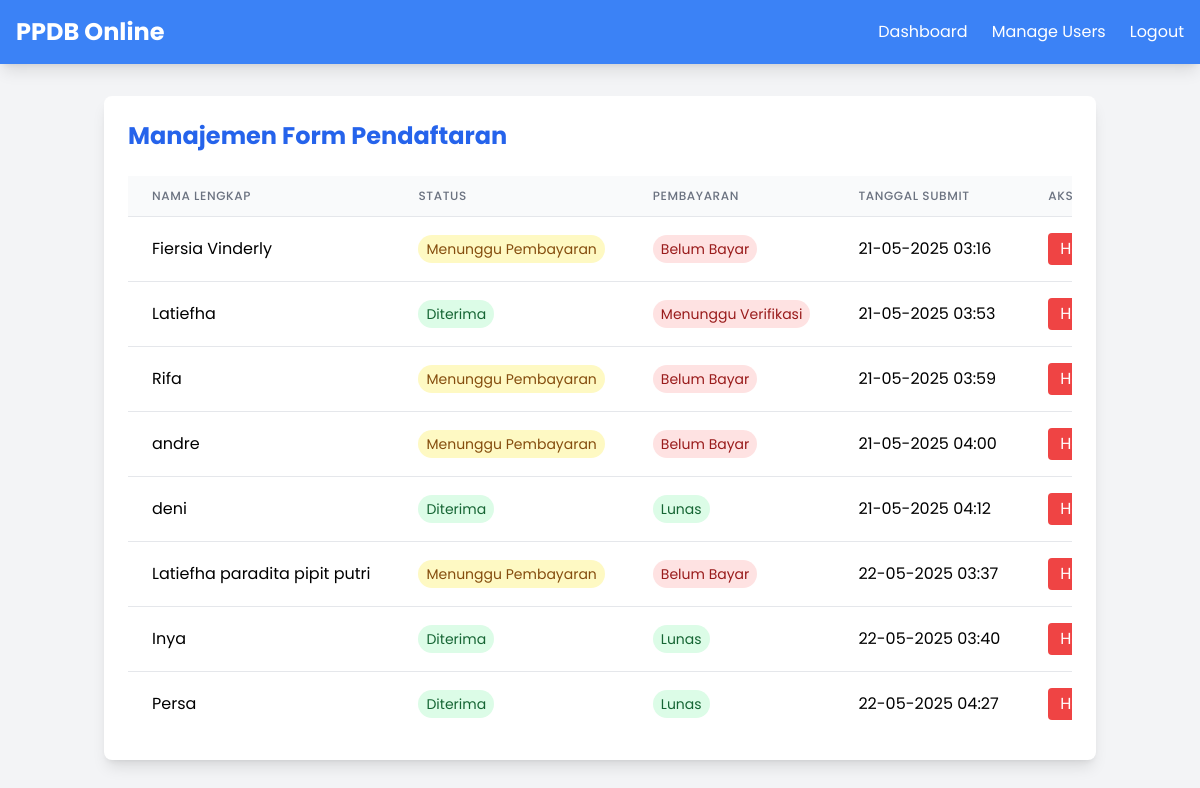
The app's page /admin/manage_forms (signed in), older data.
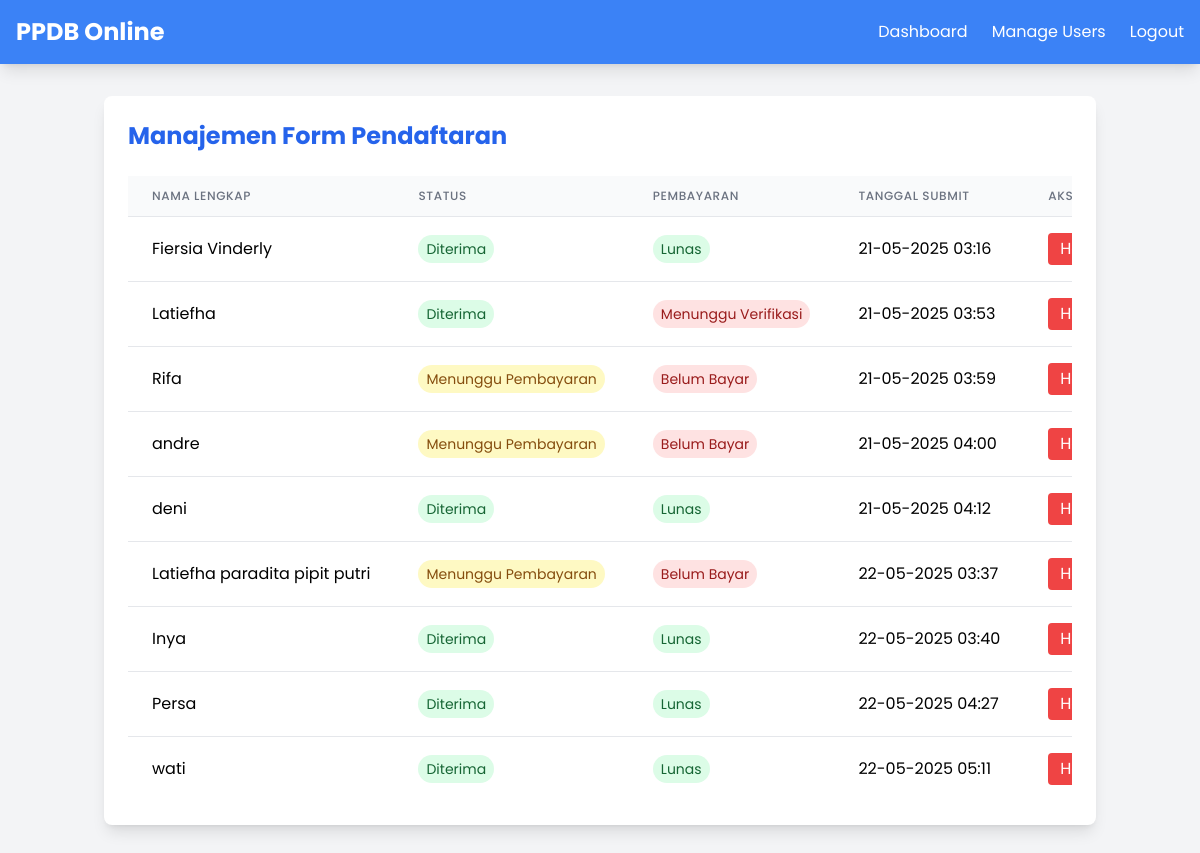
The same page, newer data.
### app/models.py (models this page shows, shortened)
class StudentForm(db.Model):
    __tablename__ = 'student_forms'
    id = db.Column(db.Integer, primary_key=True)
    user_id = db.Column(db.Integer, db.ForeignKey('users.id'), nullable=False)
    full_name = db.Column(db.String(100), nullable=False)
    gender = db.Column(db.String(1), nullable=False)
    birth_place = db.Column(db.String(100), nullable=False)
    birth_date = db.Column(db.Date, nullable=False)
    religion = db.Column(db.String(20), nullable=False)
    nisn = db.Column(db.String(20), nullable=False)
    father_name = db.Column(db.String(100), nullable=False)
    mother_name = db.Column(db.String(100), nullable=False)
    parent_phone = db.Column(db.String(15), nullable=False)
    parent_occupation = db.Column(db.String(100), nullable=False)
    address = db.Column(db.Text, nullable=False)
    previous_school = db.Column(db.String(100), nullable=False)
    achievement_file = db.Column(db.String(255), nullable=True)
    status = db.Column(db.String(20), default='Menunggu')
    payment_proof = db.Column(db.String(255), nullable=True)
    payment_status = db.Column(db.String(20), default='Belum Bayar')
    created_at = db.Column(db.DateTime, default=datetime.utcnow)
    user = db.relationship('User', backref='forms')
    accepted_record = db.relationship('AcceptedStudent', backref='form',
                                    uselist=False, cascade='all, delete-orphan')
    rejected_record = db.relationship('RejectedStudent', backref='form',
                                    uselist=False, cascade='all, delete-orphan')
    spp_payments = db.relationship('PaymentSPP', backref='student',
                                 lazy='dynamic', cascade='all, delete-orphan')

### app/routes/admin.py (the view)
    def wrapper(*args, **kwargs):
        if not current_user.is_authenticated or not current_user.is_admin:
            flash("Anda tidak memiliki akses ke halaman ini.", "danger")
            return redirect(url_for('main.index'))
        return func(*args, **kwargs)

### app/routes/admin.py (called while the page is built)
def admin_required(func):
    def wrapper(*args, **kwargs):
        if not current_user.is_authenticated or not current_user.is_admin:
            flash("Anda tidak memiliki akses ke halaman ini.", "danger")
            return redirect(url_for('main.index'))
        return func(*args, **kwargs)
    wrapper.__name__ = func.__name__
    return wrapper

@admin_bp.route('/manage_forms')
@login_required
@admin_required
def manage_forms():
    try:
        all_forms = StudentForm.query.all()
        print("\nAll forms in database:")
        for form in all_forms:
            print(f"ID: {form.id}, Name: {form.full_name}, Status: {form.status}")
        csrf_token = generate_csrf()
        return render_template('manage_forms.html', forms=all_forms, csrf_token=csrf_token)
    except Exception as e:
        print(f"Error in manage_forms: {str(e)}")
        return f"Error: {str(e)}", 500

### app/templates/manage_forms.html (shortened to what the changed rows need)
<!DOCTYPE html>
<html lang="id">
<head>
    <script src="https://cdn.tailwindcss.com"></script>
</head>
<body class="bg-gray-100 min-h-screen flex flex-col">
    <div class="container mx-auto px-4 py-8">
        <div class="bg-white rounded-lg shadow-lg p-6">
            <div class="flex justify-between items-center mb-6">
                <h2 class="text-2xl font-bold text-blue-600">Manajemen Form Pendaftaran</h2>
            </div>
            <div class="overflow-x-auto">
                <table class="min-w-full divide-y divide-gray-200">
                    <thead>
                        <tr>
                            <th class="px-6 py-3 bg-gray-50 text-left text-xs font-medium text-gray-500 uppercase tracking-wider">
                                Nama Lengkap
                            </th>
                            <th class="px-6 py-3 bg-gray-50 text-left text-xs font-medium text-gray-500 uppercase tracking-wider">
                                Status
                            </th>
                            <th class="px-6 py-3 bg-gray-50 text-left text-xs font-medium text-gray-500 uppercase tracking-wider">
                                Pembayaran
                            </th>
                            <th class="px-6 py-3 bg-gray-50 text-left text-xs font-medium text-gray-500 uppercase tracking-wider">
                                Tanggal Submit
                            </th>
                            <th class="px-6 py-3 bg-gray-50 text-left text-xs font-medium text-gray-500 uppercase tracking-wider">
                                Aksi
                            </th>
                        </tr>
                    </thead>
                    <tbody class="bg-white divide-y divide-gray-200">
                        {% for form in forms %}
                        <tr id="form-row-{{ form.id }}">
                            <td class="px-6 py-4 whitespace-nowrap">{{ form.full_name }}</td>
                            <td class="px-6 py-4 whitespace-nowrap">
                                <span class="px-2 py-1 text-sm rounded-full
                                    {% if form.status == 'Diterima' %}
                                        bg-green-100 text-green-800
                                    {% elif form.status == 'Ditolak' %}
                                        bg-red-100 text-red-800
                                    {% else %}
                                        bg-yellow-100 text-yellow-800
                                    {% endif %}">
                                    {{ form.status }}
                                </span>
                            </td>
                            <td class="px-6 py-4 whitespace-nowrap">
                                <span class="px-2 py-1 text-sm rounded-full
                                    {% if form.payment_status == 'Lunas' %}
                                        bg-green-100 text-green-800
                                    {% else %}
                                        bg-red-100 text-red-800
                                    {% endif %}">
                                    {{ form.payment_status or 'Belum Bayar' }}
                                </span>
                            </td>
                            <td class="px-6 py-4 whitespace-nowrap">
                                {{ form.created_at.strftime('%d-%m-%Y %H:%M') }}
                            </td>
                            <td class="px-6 py-4 whitespace-nowrap">
                                <button onclick="deleteForm({{ form.id }})"
                                        class="bg-red-500 hover:bg-red-600 text-white px-3 py-1 rounded">
                                    Hapus
                                </button>
                            </td>
                        </tr>
                        {% endfor %}
                    </tbody>
                </table>
            </div>
        </div>
    </div>
</body>
</html>

Row changes from the older to the newer data that the page shows:
changed StudentForm "Fiersia Vinderly": status "Menunggu Pembayaran" → "Diterima"; payment_status "Belum Bayar" → "Lunas"
added StudentForm: full_name "wati", status "Diterima", payment_status "Lunas", created_at "22-05-2025 05:11"
